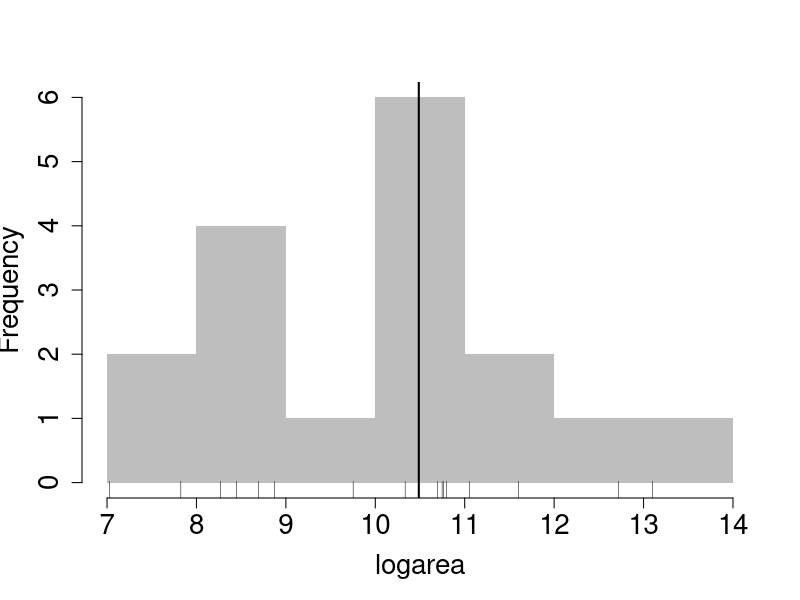
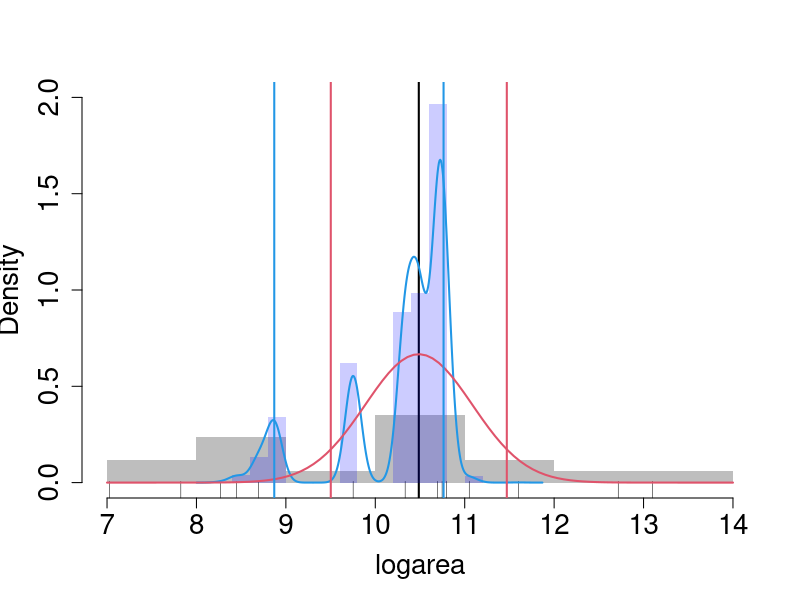
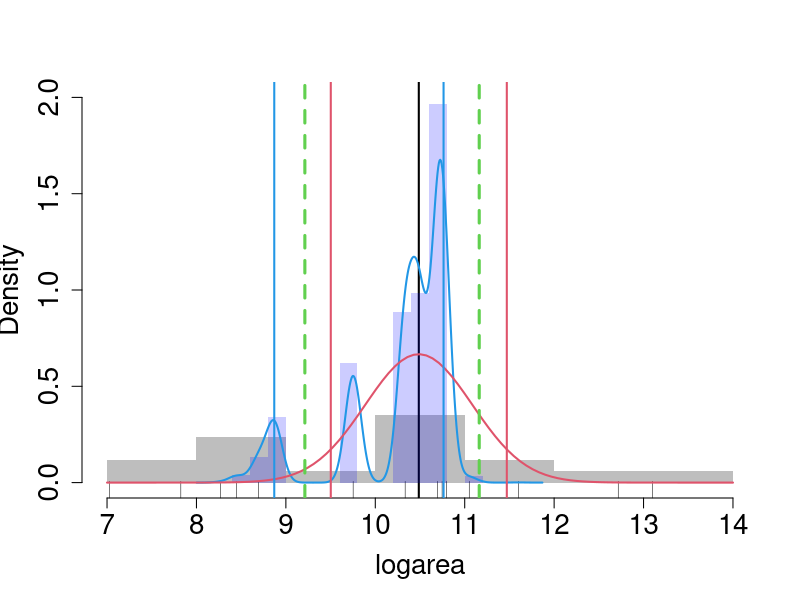

Write the R code that produced these figures, in order.
## ---- chunk 1
knitr::opts_chunk$set(echo = FALSE, message = FALSE, warning = FALSE)
## ---- chunk 2
set.seed(517)
N <- 100
X <- rexp(N,1/2)
mu_0 <- 1.8      # hypothesized value, so the hypothesis does not hold
T_stat <- (mean(X)-mu_0)/sd(X)*sqrt(N)
B <- 10000
boot_stat <- rep(0,B)
for(b in 1:B){
  Xb <- sample(X,N,replace=T)
  boot_stat[b] <- (mean(Xb)-mean(X))/sd(Xb)*sqrt(N)
}
( p_val <- sum(boot_stat > T_stat)/(B+1) )
1-pnorm(T_stat)
## ---- chunk 3
set.seed(517)
N <- 100
X <- rexp(N,1/2) 
mu_0 <- 1.68     # reduced, since harder to reject here => hypothesis even more untrue
T_stat <- (mean(X)-mu_0)/sd(X)*sqrt(N)
B <- 10000
boot_stat <- rep(0,B)
for(b in 1:B){
  Xb <- sample(X,N,replace=T)
  boot_stat[b] <- (mean(Xb)-mean(X))/sd(Xb)*sqrt(N)
}
( p_val <- sum(abs(boot_stat) > abs(T_stat))/(B+1) )

2*(1-pnorm(T_stat))
## ---- chunk 4
aa <- read.csv('../data/AAshelves.csv')
  # source: Reinhard Furrer's "Statistical Modeling" lecture at UZH
logarea <- log(aa[[3]]) # log of ice shelf areas
set.seed(517)
N <- 17
B <- 5000
boot_data <- array(sample(logarea, N*B, replace=TRUE), c(B, N))
meds <- apply(boot_data, 1, median)
op <- par(ps=20)
hist(logarea, col='gray', main='', border=NA)
rug(logarea, ticksize = .04)
abline(v=median(logarea),lwd=2)
## ---- chunk 5
hist(logarea, prob=TRUE, col='gray', ylim=c(0,2.), main='', border=NA)
rug(logarea, ticksize = .04)
abline(v=median(logarea),lwd=2)
hist(meds, add=T, prob=T, col=rgb(0,0,1,.2), border=NA)
lines(density(meds, adjust=2), col=4, lwd=2)
curve(dnorm(x, median( logarea), sd(meds)), add=T, col=2,lwd=2)
abline(v=c(median(logarea)+qnorm(c(.05,.95))*sd(meds)), col=2, lwd=2)
# sd(meds) == sd(sqrt(N)*(meds-median(logarea)))/sqrt(N)
abline(v=c(quantile(meds, c(.05,.95))), col=4, lwd=2)
## ---- chunk 6
set.seed(517)
N <- 17; B <- 5000; C <- 500;
boot_data <- array(sample(logarea, N*B, replace=TRUE), c(B, N))
# Dboot_data <- array(0,c(B,C,N))
# for(b in 1:B){
#   Dboot_data[b,,] <- array(sample(boot_data[b,], N*C, replace=TRUE), c(C, N))
# }
# meds <- apply(boot_data, 1, median)
# Dmeds <- apply(Dboot_data, c(1,2), median)
# sds <- apply(Dmeds, 1, sd)
# T_stars <- sqrt(N)*(meds - median(logarea))/sds
op <- par(ps=20)
hist(logarea, prob=TRUE, col='gray', ylim=c(0,2.), main='', border=NA)
rug(logarea, ticksize = .04)
abline(v=median(logarea),lwd=2)
hist(meds, add=T, prob=T, col=rgb(0,0,1,.2), border=NA)
lines(density(meds, adjust=2), col=4, lwd=2)
curve(dnorm(x, median(logarea), sd(meds)), add=T, col=2,lwd=2)
abline(v=median(logarea)+qnorm(c(.05,.95))*sd(meds), col=2, lwd=2)
### sd(meds) == sd(sqrt(N)*(meds-median(logarea)))/sqrt(N)
abline(v=quantile(meds, c(.05,.95)), col=4, lwd=2)
# abline(v=median(logarea)+quantile(T_stars, c(.05,.95))/sqrt(N)*sd(meds), col=3, lwd=2)
abline(v=c(9.212299, 11.162336), col=3, lwd=3, lty=2) # studentized CI
